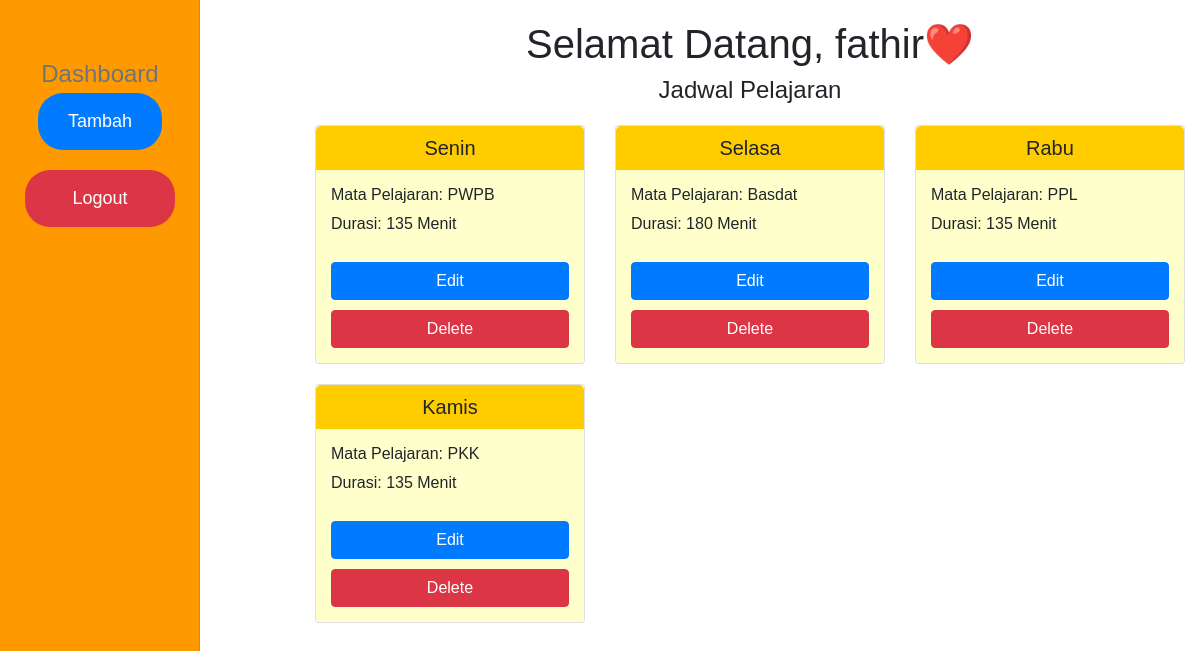
Screenshot of /admin.php (signed in) with the database file from the repository.
### tables this page shows
CREATE TABLE `jadwal_pelajaran` (
  `id` int(11) NOT NULL,
  `nama_hari` varchar(255) NOT NULL,
  `nama_mata_pelajaran` varchar(255) NOT NULL,
  `durasi` int(11) NOT NULL
);

### admin.php (the view, shortened to what this page needs)
<!DOCTYPE html>
<html lang="en">
<head>
    <link href="https://stackpath.bootstrapcdn.com/bootstrap/4.5.2/css/bootstrap.min.css" rel="stylesheet">
</head>
<body>
    <div class="container-fluid">
        <div class="row">
            <nav id="sidebarMenu" class="col-md-3 col-lg-2 d-md-block bg-light sidebar collapse">
                <div class="position-sticky pt-3">
                    <h4 class="sidebar-heading d-flex justify-content-center align-items-center mt-4 mb-1 text-muted">
                        Dashboard
                    </h4>
                    <button class="tombol-tambah" onclick="window.location.href='tambah_jadwal.php'">Tambah</button>
                    <a href="logikalogout.php" class="tombol-logout">Logout</a>
                </div>
            </nav>
            <main class="col-md-9 ml-sm-auto col">
                <div class="d-flex justify-content-center">
                    <h1 class="text-center">Selamat Datang, <?php echo $_SESSION['username']; ?>❤️</h1>
                </div>
                <h4>Jadwal Pelajaran</h4>
                <div class="row">
                    <?php
                    include "koneksi.php";
                    $query = "SELECT * FROM jadwal_pelajaran";
                    $result = mysqli_query($conn, $query);
                    while ($row = mysqli_fetch_assoc($result)) {
                    ?>
                        <div class="col-md-4">
                            <div class="card card-day">
                                <h5><?php echo $row['nama_hari']; ?></h5>
                                <div class="card-body">
                                    <h6>Mata Pelajaran: <?php echo $row['nama_mata_pelajaran']; ?></h6>
                                    <p>Durasi: <?php echo $row['durasi'] . " Menit"; ?></p>
                                    <a class="btn btn-primary btn-edit" href="edit_jadwal.php?id=<?php echo $row['id']; ?>">Edit</a>
                                    <a class="btn btn-danger btn-delete" href="delete_jadwal.php?id=<?php echo $row['id']; ?>">Delete</a>
                                </div>
                            </div>
                        </div>
                    <?php
                    }
                    ?>
                </div>
            </main>
        </div>
    </div>
</body>
</html>

### admin.php (style rules this page uses)
body { font-family: Arial, sans-serif; margin: 0; padding: 0; }
.sidebar { position: fixed; top: 0; bottom: 0; left: 0; width: 220px; padding: 20px 0; background-color: #ff9900 !important; color: #fff; box-shadow: inset -1px 0 0 rgba(0, 0, 0, 0.1); transition: all 0.3s ease-in-out; }
main { padding: 20px; margin-left: 220px; transition: all 0.3s ease-in-out; }
h4 { margin-bottom: 20px; text-align: center; }
.tombol-tambah { background-color: #007bff; color: #fff; border: none; border-radius: 25px; padding: 15px 30px; margin-top: 20px; cursor: pointer; display: block; margin: 0 auto; font-size: 18px; transition: background-color 0.3s ease; }
.tombol-logout { background-color: #dc3545; color: #fff; border: none; border-radius: 25px; padding: 15px 30px; margin-top: 20px; cursor: pointer; display: block; margin: 20px auto 0; font-size: 18px; transition: background-color 0.3s ease; text-decoration: none; text-align: center; width: 150px; }
.card-day { margin-bottom: 20px; }
.card-day h5 { background-color: #ffcc00; padding: 10px; border-radius: 5px 5px 0 0; margin: 0; text-align: center; }
.card-body { background-color: #ffffcc; border-radius: 0 0 5px 5px; padding: 15px; }
.btn-edit, .btn-delete { margin-top: 10px; width: 100%; }

### rows the page displays
jadwal_pelajaran: nama_hari "Senin", nama_mata_pelajaran "PWPB", durasi "135"
jadwal_pelajaran: nama_hari "Selasa", nama_mata_pelajaran "Basdat", durasi "180"
jadwal_pelajaran: nama_hari "Rabu", nama_mata_pelajaran "PPL", durasi "135"
jadwal_pelajaran: nama_hari "Kamis", nama_mata_pelajaran "PKK", durasi "135"

### other values shown
$_SESSION['username'] "fathir"
